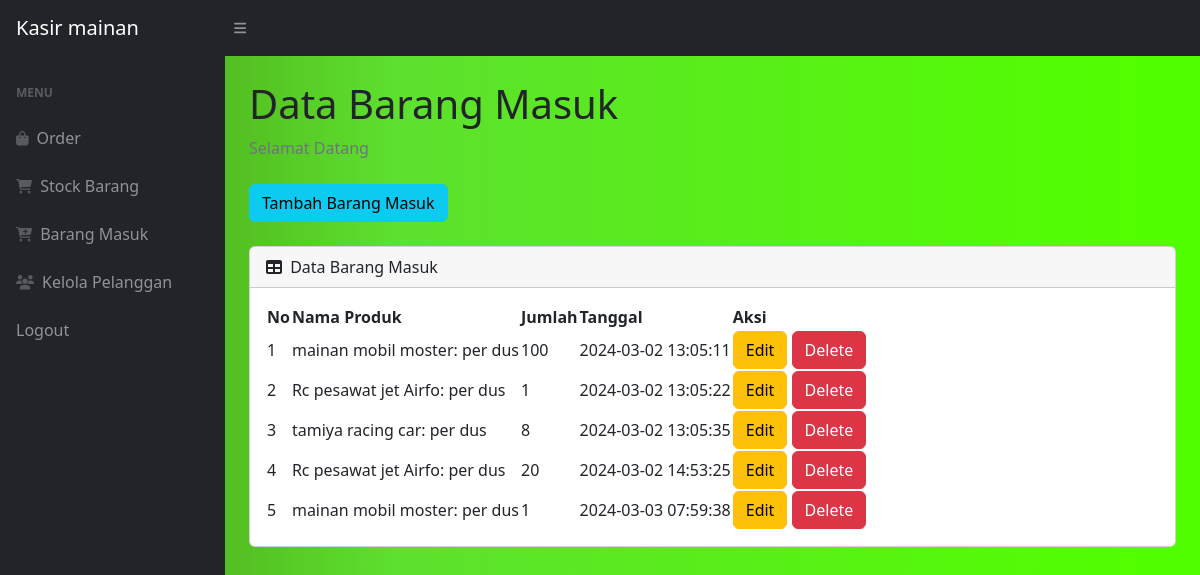
Page /masuk.php (signed in) on the committed database.
### tables this page shows
CREATE TABLE `masuk` (
  `idmasuk` int(11) NOT NULL,
  `idproduk` int(11) NOT NULL,
  `qty` int(11) NOT NULL,
  `tanggalmasuk` timestamp NOT NULL DEFAULT current_timestamp()
);

CREATE TABLE `produk` (
  `idproduk` int(11) NOT NULL,
  `namaproduk` varchar(20) NOT NULL,
  `deskripsi` varchar(30) NOT NULL,
  `harga` int(11) NOT NULL,
  `stock` int(11) NOT NULL
);

### masuk.php (the view, shortened to what this page needs)
<?php
require 'ceklogin.php';
?>
<!DOCTYPE html>
<html lang="en">
    <head>
        <link href="https://cdn.jsdelivr.net/npm/simple-datatables@7.1.2/dist/style.min.css" rel="stylesheet" />
        <link href="css/styles.css" rel="stylesheet" />
    </head>
    <body class=""style=" background: rgb(69,144,15);
background: linear-gradient(90deg, rgba(69,144,15,1) 0%, rgba(94,224,47,1) 33%, rgba(82,255,0,1) 95%);">
    <body class="sb-nav-fixed">
        <nav class="sb-topnav navbar navbar-expand navbar-dark bg-dark">
            <a class="navbar-brand ps-3" href="index.php">Kasir mainan</a>
            <button class="btn btn-link btn-sm order-1 order-lg-0 me-4 me-lg-0" id="sidebarToggle" href="#!"><i class="fas fa-bars"></i></button>
        </nav>
        <div id="layoutSidenav">
            <div id="layoutSidenav_nav">
                <nav class="sb-sidenav accordion sb-sidenav-dark" id="sidenavAccordion">
                    <div class="sb-sidenav-menu">
                        <div class="nav">
                            <div class="sb-sidenav-menu-heading">Menu</div>
                            <a class="nav-link" href="index.php">
                                <div class="sb-nav-link-icon"><i class="fas fa-shopping-bag"></i></div>
                                Order
                            </a>
                            <a class="nav-link" href="stock.php">
                                <div class="sb-nav-link-icon"><i class="fas fa-shopping-cart"></i></div>
                                Stock Barang
                            </a>
                            <a class="nav-link" href="masuk.php">
                                <div class="sb-nav-link-icon"><i class="fas fa-cart-plus"></i></div>
                                Barang Masuk
                            </a>
                            <a class="nav-link" href="pelanggan.php">
                                <div class="sb-nav-link-icon"><i class="fas fa-users"></i></div>
                                Kelola Pelanggan
                            </a>
                            <a class="nav-link" href="logout.php">
                                Logout
                            </a>
                        </div>
                    </div>
                </nav>
            </div>
            <div id="layoutSidenav_content">
                <main>
                    <div class="container-fluid px-4">
                        <h1 class="mt-4">Data Barang Masuk</h1>
                        <ol class="breadcrumb mb-4">
                            <li class="breadcrumb-item active">Selamat Datang</li>
                        </ol>
                        <button type="button" class="btn btn-info mb-4" data-bs-toggle="modal" data-bs-target="#myModal">
                            Tambah Barang Masuk
                        </button>
                        <div class="card mb-4">
                            <div class="card-header">
                                <i class="fas fa-table me-1"></i>
                                Data Barang Masuk
                            </div>
                            <div class="card-body">
                                <table id="datatablesSimple">
                                    <thead>
                                        <tr>
                                            <th>No</th>
                                            <th>Nama Produk</th>
                                            <th>Jumlah</th>
                                            <th>Tanggal</th>
                                            <th>Aksi</th>
                                        </tr>
                                    </thead>
                                    <tbody>
                                    <?php
                                    $get = mysqli_query($c,"SELECT * FROM masuk m, produk p WHERE m.idproduk=p.idproduk");
                                    $i = 1;
                                    while($p=mysqli_fetch_array($get)){
                                    $namaproduk = $p['namaproduk'];
                                    $deskripsi = $p['deskripsi'];
                                    $qty = $p['qty'];
                                    $idmasuk = $p['idmasuk'];
                                    $tanggal = $p['tanggalmasuk'];
                                    ?>
                                        <tr>
                                            <td><?=$i++;?></td>
                                            <td><?=$namaproduk;?>: <?=$deskripsi;?></td>
                                            <td><?=$qty;?></td>
                                            <td><?=$tanggal;?></td>
                                            <td>
                                                <button type="button" class="btn btn-warning" data-bs-toggle="modal" data-bs-target="#edit<?=$idmasuk;?>">
                                                    Edit
                                                </button>
                                                <button type="button" class="btn btn-danger" data-bs-toggle="modal" data-bs-target="#delete<?=$idmasuk;?>">
                                                    Delete
                                                </button>
                                            </td>
                                        </tr>
                                        <?php
                                        };
                                        ?>
                                    </tbody>
                                </table>
                            </div>
                        </div>
                    </div>
                </main>
            </div>
        </div>
    </body>
</html>

### rows in the picture
masuk: idproduk.namaproduk "mainan mobil moster", idproduk.deskripsi "per dus", qty "100", tanggalmasuk "2024-03-02 13:05:11"
masuk: idproduk.namaproduk "Rc pesawat jet Airfo", idproduk.deskripsi "per dus", qty "1", tanggalmasuk "2024-03-02 13:05:22"
masuk: idproduk.namaproduk "tamiya racing car", idproduk.deskripsi "per dus", qty "8", tanggalmasuk "2024-03-02 13:05:35"
masuk: idproduk.namaproduk "Rc pesawat jet Airfo", idproduk.deskripsi "per dus", qty "20", tanggalmasuk "2024-03-02 14:53:25"
masuk: idproduk.namaproduk "mainan mobil moster", idproduk.deskripsi "per dus", qty "1", tanggalmasuk "2024-03-03 07:59:38"
